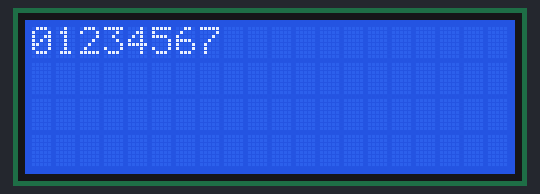
Simulated run of this sketch. Board: Arduino Mega 2560, built with avr-gcc and run on an emulated ATmega2560. On the bench: 20×4 character LCD. What the sketch prints to the serial monitor is not drawn.

Above: at 0.1 s.
At 0.6 s:
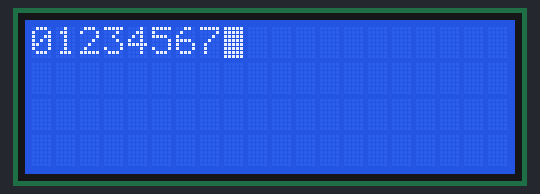

The sketch:

Cursor.ino
```cpp
#include <LiquidCrystal.h>

LiquidCrystal lcd(22, 23, 25, 24, 26, 28);

int Fq[8] = { 0,1,2,3,4,5,6,7 };

void setup() {

	lcd.begin(20,4);
	Serial.begin(9600);
	lcd.clear();
	//lcd.print("hello world");
	for (int i = 0; i < 8; i++) {
		lcd.print(Fq[i]);
		Serial.println(i);
	}

}
void loop() {


	// Turn off the cursor:
	lcd.noCursor();
	delay(500);

	// Turn on the cursor:
	lcd.cursor();


	lcd.blink();
}
```
